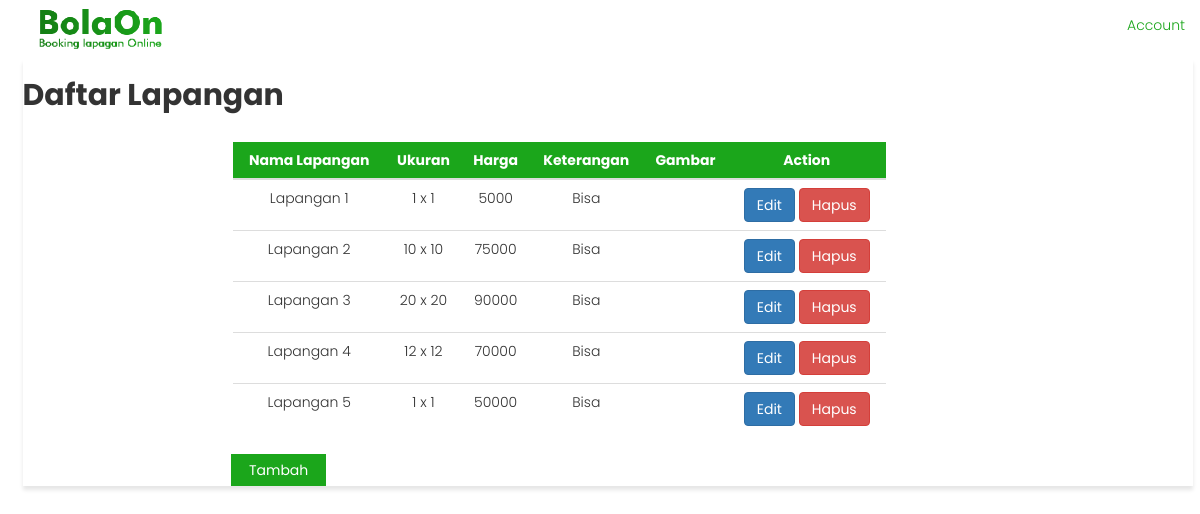
Page /admin/DaftarLapangan.php on the committed database.
### tables this page shows
CREATE TABLE `lapangan` (
  `id_lapangan` int(11) NOT NULL,
  `nama_lapangan` varchar(32) NOT NULL,
  `harga` int(11) NOT NULL,
  `ukuran` varchar(32) NOT NULL,
  `keterangan` enum('Bisa','Rusak','','') NOT NULL,
  `gambar` varchar(64) NOT NULL,
  `deskripsi` varchar(360) NOT NULL
);

### admin/DaftarLapangan.php (the view, shortened to what this page needs)
<?php
include "../koneksi.php";
$query = "SELECT * FROM lapangan";
$res = mysqli_query($link, $query);
?>
<!DOCTYPE html>
<html lang="en" id="home">
<head>
    <link href="../css/style2.css" rel="stylesheet">
    <link href="../css/bootstrap.min.css" rel="stylesheet">
    <link rel="stylesheet" href="https://maxcdn.bootstrapcdn.com/bootstrap/3.3.7/css/bootstrap.min.css">
</head>
<body>
    <nav class="navbar nav-pills navbar-fixed-top">
        <div class="container-fluid">
            <div class="navbar-header">
                <a class="navbar-brand" href="#home">
                    <img alt="Brand" src="../img/logo.png">
                </a>
            </div>
            <div class="collapse navbar-collapse" id="bs-example-navbar-collapse-1">
                <ul class="nav navbar-nav navbar-right">
                    <li><a href="#lapangan">Account</a></li>
                </ul>
            </div>
        </div>
    </nav>
    <section>
        <div class="container">
            <div class="daftarlapangan">
                <div class="row">
                    <h2><strong>Daftar Lapangan</strong></h2>
                    <br>
                    <div class="col-md-7" id="daftarlapangan" >
                        <table class="table table-hover">
                            <thead>
                                <tr>
                                    <th>Nama Lapangan</th>
                                    <th>Ukuran</th>
                                    <th>Harga</th>
                                    <th>Keterangan</th>
                                    <th>Gambar</th>
                                    <th>Action</th>
                                </tr>
                            </thead>
                            <tbody>
                                <?php
                                while ($row=mysqli_fetch_assoc($res)) {
                                ?>
                                <tr>
                                    <td><?php echo $row['nama_lapangan'] ?></td>
                                    <td><?php echo $row['ukuran']?></td>
                                    <td><?php echo $row['harga']?></td>
                                    <td><?php echo $row['keterangan'] ?></td>
                                    <td><?php echo $row['gambar'] ?></td>
                                    <td>
                                        <a href="proses/proseseditlapangan.php?id=<?php echo $row['id_lapangan'] ?>" class="btn btn-primary">Edit</a>
                                        <a href="proses/proseshapuslapangan.php?id=<?php echo $row['id_lapangan'] ?>" class="btn btn-danger">Hapus</a>
                                    </td>
                                </tr>
                                <?php
                                    }
                                ?>
                            </tbody>
                        </table>
                </div>
            </div>
            <div class="tombol">
                <form action="tambahlapangan.php" method="">
                    <input type="submit" value="Tambah" id="simpan" class="btn simpan rounded-0">
                </form>
            </div>
        </div>
    </div>
    <br>
    <br>
</section>
</body>
</html>

### css/style2.css (style rules this page uses)
* { font-family: 'Poppins','Lato', sans-serif; }
body { font-family:'Poppins','Open Sans', Arial, sans-serif; font-size:14px; font-weight:300; line-height:1.6em; margin-top: 100px; background-color: #A3CFB5; }
body { background-color: #A3CFB5; }
.navbar { padding-left: 2%; box-sizing: border-box; background-color: #fff; }
.navbar a { color: #1BA61B; }
.navbar-brand { margin-top: -5%; }
.container { margin-top: 5%; background-color: #fff; box-shadow: 0 4px 4px 0 rgba(0, 0, 0, 0.1); }
#simpan { color: #fff; background-color: #1BA61B; border: none; border-radius: 0px; width: 10%; align-items: center; }
#daftarlapangan table { table-layout: auto; text-align: center; object-position: center; table-layout: auto; margin-left: 30%; }
#daftarlapangan th { background-color: #1BA61B; table-layout: auto; text-align: center; object-position: center; color: #fff; }
.tombol { margin-left: 17%; }
@media (min-width: 765px) { nav.sidebar.navbar.sidebar>.container .navbar-brand, .navbar>.container-fluid .navbar-brand { margin-left: 0px; } }
section { padding-left: 15px; }

### rows in the picture
lapangan: nama_lapangan "Lapangan 1", ukuran "1 x 1", harga "5000", keterangan "Bisa"
lapangan: nama_lapangan "Lapangan 2", ukuran "10 x 10", harga "75000", keterangan "Bisa"
lapangan: nama_lapangan "Lapangan 3", ukuran "20 x 20", harga "90000", keterangan "Bisa"
lapangan: nama_lapangan "Lapangan 4", ukuran "12 x 12", harga "70000", keterangan "Bisa"
lapangan: nama_lapangan "Lapangan 5", ukuran "1 x 1", harga "50000", keterangan "Bisa"
